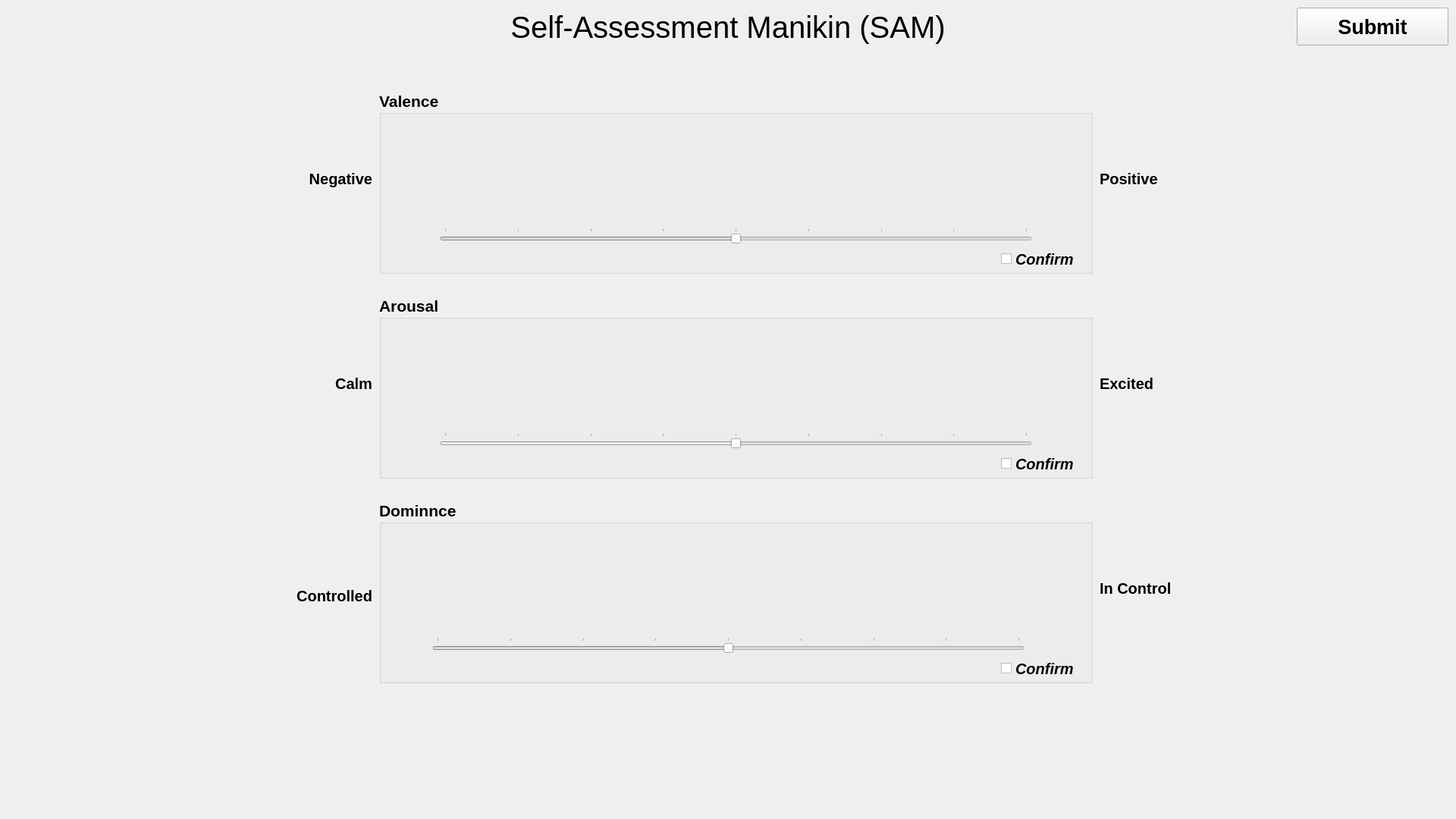
<?xml version="1.0" encoding="UTF-8"?>
<ui version="4.0">
 <class>mainWindow</class>
 <widget class="QMainWindow" name="mainWindow">
  <property name="geometry">
   <rect>
    <x>0</x>
    <y>0</y>
    <width>1920</width>
    <height>1080</height>
   </rect>
  </property>
  <property name="mouseTracking">
   <bool>false</bool>
  </property>
  <property name="windowTitle">
   <string>Affective CCTV GUI</string>
  </property>
  <widget class="QWidget" name="centralwidget">
   <widget class="QPushButton" name="submit_sam_btn">
    <property name="geometry">
     <rect>
      <x>1710</x>
      <y>10</y>
      <width>200</width>
      <height>50</height>
     </rect>
    </property>
    <property name="minimumSize">
     <size>
      <width>200</width>
      <height>50</height>
     </size>
    </property>
    <property name="font">
     <font>
      <pointsize>20</pointsize>
      <weight>75</weight>
      <bold>true</bold>
     </font>
    </property>
    <property name="text">
     <string>Submit</string>
    </property>
   </widget>
   <widget class="QLabel" name="title_label">
    <property name="geometry">
     <rect>
      <x>0</x>
      <y>10</y>
      <width>1920</width>
      <height>51</height>
     </rect>
    </property>
    <property name="font">
     <font>
      <pointsize>30</pointsize>
     </font>
    </property>
    <property name="text">
     <string>Self-Assessment Manikin (SAM)</string>
    </property>
    <property name="alignment">
     <set>Qt::AlignCenter</set>
    </property>
   </widget>
   <widget class="QGroupBox" name="Arousal_GroupBox">
    <property name="geometry">
     <rect>
      <x>500</x>
      <y>390</y>
      <width>941</width>
      <height>241</height>
     </rect>
    </property>
    <property name="font">
     <font>
      <pointsize>16</pointsize>
      <weight>75</weight>
      <bold>true</bold>
     </font>
    </property>
    <property name="title">
     <string>Arousal</string>
    </property>
    <widget class="QLabel" name="Arousal_Img_label">
     <property name="geometry">
      <rect>
       <x>20</x>
       <y>40</y>
       <width>901</width>
       <height>141</height>
      </rect>
     </property>
     <property name="text">
      <string/>
     </property>
     <property name="pixmap">
      <pixmap>../resources/sam/SAMarousal.jpg</pixmap>
     </property>
    </widget>
    <widget class="QCheckBox" name="Arousal_checkBox">
     <property name="geometry">
      <rect>
       <x>820</x>
       <y>210</y>
       <width>111</width>
       <height>23</height>
      </rect>
     </property>
     <property name="font">
      <font>
       <pointsize>15</pointsize>
       <weight>75</weight>
       <italic>true</italic>
       <bold>true</bold>
      </font>
     </property>
     <property name="text">
      <string>Confirm</string>
     </property>
    </widget>
    <widget class="QSlider" name="Arousal_Slider">
     <property name="geometry">
      <rect>
       <x>80</x>
       <y>180</y>
       <width>781</width>
       <height>21</height>
      </rect>
     </property>
     <property name="baseSize">
      <size>
       <width>0</width>
       <height>0</height>
      </size>
     </property>
     <property name="palette">
      <palette>
       <active>
        <colorrole role="Highlight">
         <brush brushstyle="SolidPattern">
          <color alpha="255">
           <red>186</red>
           <green>189</green>
           <blue>182</blue>
          </color>
         </brush>
        </colorrole>
       </active>
       <inactive>
        <colorrole role="Highlight">
         <brush brushstyle="SolidPattern">
          <color alpha="255">
           <red>211</red>
           <green>215</green>
           <blue>207</blue>
          </color>
         </brush>
        </colorrole>
       </inactive>
       <disabled>
        <colorrole role="Highlight">
         <brush brushstyle="SolidPattern">
          <color alpha="255">
           <red>145</red>
           <green>145</green>
           <blue>145</blue>
          </color>
         </brush>
        </colorrole>
       </disabled>
      </palette>
     </property>
     <property name="font">
      <font>
       <pointsize>16</pointsize>
       <weight>75</weight>
       <bold>true</bold>
      </font>
     </property>
     <property name="mouseTracking">
      <bool>false</bool>
     </property>
     <property name="minimum">
      <number>-4</number>
     </property>
     <property name="maximum">
      <number>4</number>
     </property>
     <property name="pageStep">
      <number>1</number>
     </property>
     <property name="value">
      <number>0</number>
     </property>
     <property name="orientation">
      <enum>Qt::Horizontal</enum>
     </property>
     <property name="invertedAppearance">
      <bool>false</bool>
     </property>
     <property name="invertedControls">
      <bool>false</bool>
     </property>
     <property name="tickPosition">
      <enum>QSlider::TicksAbove</enum>
     </property>
     <property name="tickInterval">
      <number>1</number>
     </property>
    </widget>
   </widget>
   <widget class="QGroupBox" name="Valence_GroupBox">
    <property name="geometry">
     <rect>
      <x>500</x>
      <y>120</y>
      <width>941</width>
      <height>241</height>
     </rect>
    </property>
    <property name="font">
     <font>
      <pointsize>16</pointsize>
      <weight>75</weight>
      <bold>true</bold>
     </font>
    </property>
    <property name="title">
     <string>Valence</string>
    </property>
    <widget class="QLabel" name="Valence_Img_label">
     <property name="geometry">
      <rect>
       <x>20</x>
       <y>40</y>
       <width>901</width>
       <height>141</height>
      </rect>
     </property>
     <property name="text">
      <string/>
     </property>
     <property name="pixmap">
      <pixmap>../resources/sam/SAMpleasure.jpg</pixmap>
     </property>
    </widget>
    <widget class="QCheckBox" name="Valence_checkBox">
     <property name="geometry">
      <rect>
       <x>820</x>
       <y>210</y>
       <width>101</width>
       <height>23</height>
      </rect>
     </property>
     <property name="font">
      <font>
       <pointsize>15</pointsize>
       <weight>75</weight>
       <italic>true</italic>
       <bold>true</bold>
      </font>
     </property>
     <property name="text">
      <string>Confirm</string>
     </property>
    </widget>
    <widget class="QSlider" name="Valence_Slider">
     <property name="geometry">
      <rect>
       <x>80</x>
       <y>180</y>
       <width>781</width>
       <height>21</height>
      </rect>
     </property>
     <property name="sizePolicy">
      <sizepolicy hsizetype="Expanding" vsizetype="Fixed">
       <horstretch>2</horstretch>
       <verstretch>0</verstretch>
      </sizepolicy>
     </property>
     <property name="minimumSize">
      <size>
       <width>0</width>
       <height>0</height>
      </size>
     </property>
     <property name="sizeIncrement">
      <size>
       <width>0</width>
       <height>0</height>
      </size>
     </property>
     <property name="baseSize">
      <size>
       <width>0</width>
       <height>0</height>
      </size>
     </property>
     <property name="palette">
      <palette>
       <active>
        <colorrole role="Highlight">
         <brush brushstyle="SolidPattern">
          <color alpha="255">
           <red>186</red>
           <green>189</green>
           <blue>182</blue>
          </color>
         </brush>
        </colorrole>
       </active>
       <inactive>
        <colorrole role="Highlight">
         <brush brushstyle="SolidPattern">
          <color alpha="255">
           <red>186</red>
           <green>189</green>
           <blue>182</blue>
          </color>
         </brush>
        </colorrole>
       </inactive>
       <disabled>
        <colorrole role="Highlight">
         <brush brushstyle="SolidPattern">
          <color alpha="255">
           <red>145</red>
           <green>145</green>
           <blue>145</blue>
          </color>
         </brush>
        </colorrole>
       </disabled>
      </palette>
     </property>
     <property name="font">
      <font>
       <pointsize>16</pointsize>
       <weight>50</weight>
       <bold>false</bold>
       <kerning>true</kerning>
      </font>
     </property>
     <property name="mouseTracking">
      <bool>false</bool>
     </property>
     <property name="focusPolicy">
      <enum>Qt::NoFocus</enum>
     </property>
     <property name="autoFillBackground">
      <bool>false</bool>
     </property>
     <property name="styleSheet">
      <string notr="true"/>
     </property>
     <property name="minimum">
      <number>-4</number>
     </property>
     <property name="maximum">
      <number>4</number>
     </property>
     <property name="pageStep">
      <number>1</number>
     </property>
     <property name="value">
      <number>0</number>
     </property>
     <property name="orientation">
      <enum>Qt::Horizontal</enum>
     </property>
     <property name="invertedAppearance">
      <bool>false</bool>
     </property>
     <property name="invertedControls">
      <bool>false</bool>
     </property>
     <property name="tickPosition">
      <enum>QSlider::TicksAbove</enum>
     </property>
     <property name="tickInterval">
      <number>1</number>
     </property>
    </widget>
   </widget>
   <widget class="QGroupBox" name="Dominance_GroupBox">
    <property name="geometry">
     <rect>
      <x>500</x>
      <y>660</y>
      <width>941</width>
      <height>241</height>
     </rect>
    </property>
    <property name="font">
     <font>
      <pointsize>16</pointsize>
      <weight>75</weight>
      <bold>true</bold>
     </font>
    </property>
    <property name="title">
     <string>Dominnce</string>
    </property>
    <widget class="QLabel" name="Dominance_Img_label">
     <property name="geometry">
      <rect>
       <x>20</x>
       <y>40</y>
       <width>911</width>
       <height>141</height>
      </rect>
     </property>
     <property name="text">
      <string/>
     </property>
     <property name="pixmap">
      <pixmap>../resources/sam/SAMdominance.jpg</pixmap>
     </property>
    </widget>
    <widget class="QCheckBox" name="Dominance_checkBox">
     <property name="geometry">
      <rect>
       <x>820</x>
       <y>210</y>
       <width>111</width>
       <height>23</height>
      </rect>
     </property>
     <property name="font">
      <font>
       <pointsize>15</pointsize>
       <weight>75</weight>
       <italic>true</italic>
       <bold>true</bold>
      </font>
     </property>
     <property name="text">
      <string>Confirm</string>
     </property>
    </widget>
    <widget class="QSlider" name="Dominance_Slider">
     <property name="geometry">
      <rect>
       <x>70</x>
       <y>180</y>
       <width>781</width>
       <height>21</height>
      </rect>
     </property>
     <property name="baseSize">
      <size>
       <width>0</width>
       <height>0</height>
      </size>
     </property>
     <property name="palette">
      <palette>
       <active>
        <colorrole role="Highlight">
         <brush brushstyle="SolidPattern">
          <color alpha="255">
           <red>186</red>
           <green>189</green>
           <blue>182</blue>
          </color>
         </brush>
        </colorrole>
       </active>
       <inactive>
        <colorrole role="Highlight">
         <brush brushstyle="SolidPattern">
          <color alpha="255">
           <red>186</red>
           <green>189</green>
           <blue>182</blue>
          </color>
         </brush>
        </colorrole>
       </inactive>
       <disabled>
        <colorrole role="Highlight">
         <brush brushstyle="SolidPattern">
          <color alpha="255">
           <red>145</red>
           <green>145</green>
           <blue>145</blue>
          </color>
         </brush>
        </colorrole>
       </disabled>
      </palette>
     </property>
     <property name="font">
      <font>
       <pointsize>16</pointsize>
       <weight>75</weight>
       <bold>true</bold>
      </font>
     </property>
     <property name="mouseTracking">
      <bool>false</bool>
     </property>
     <property name="minimum">
      <number>-4</number>
     </property>
     <property name="maximum">
      <number>4</number>
     </property>
     <property name="pageStep">
      <number>1</number>
     </property>
     <property name="value">
      <number>0</number>
     </property>
     <property name="orientation">
      <enum>Qt::Horizontal</enum>
     </property>
     <property name="invertedAppearance">
      <bool>false</bool>
     </property>
     <property name="invertedControls">
      <bool>false</bool>
     </property>
     <property name="tickPosition">
      <enum>QSlider::TicksAbove</enum>
     </property>
     <property name="tickInterval">
      <number>1</number>
     </property>
    </widget>
   </widget>
   <widget class="QLabel" name="explain_label_1">
    <property name="geometry">
     <rect>
      <x>400</x>
      <y>220</y>
      <width>91</width>
      <height>31</height>
     </rect>
    </property>
    <property name="font">
     <font>
      <pointsize>15</pointsize>
      <weight>75</weight>
      <bold>true</bold>
      <underline>false</underline>
     </font>
    </property>
    <property name="text">
     <string>Negative</string>
    </property>
    <property name="alignment">
     <set>Qt::AlignRight|Qt::AlignTrailing|Qt::AlignVCenter</set>
    </property>
   </widget>
   <widget class="QLabel" name="explain_label_2">
    <property name="geometry">
     <rect>
      <x>1450</x>
      <y>220</y>
      <width>91</width>
      <height>31</height>
     </rect>
    </property>
    <property name="font">
     <font>
      <pointsize>15</pointsize>
      <weight>75</weight>
      <bold>true</bold>
      <underline>false</underline>
     </font>
    </property>
    <property name="text">
     <string>Positive</string>
    </property>
   </widget>
   <widget class="QLabel" name="explain_label_3">
    <property name="geometry">
     <rect>
      <x>400</x>
      <y>490</y>
      <width>91</width>
      <height>31</height>
     </rect>
    </property>
    <property name="font">
     <font>
      <pointsize>15</pointsize>
      <weight>75</weight>
      <bold>true</bold>
      <underline>false</underline>
     </font>
    </property>
    <property name="text">
     <string>Calm</string>
    </property>
    <property name="alignment">
     <set>Qt::AlignRight|Qt::AlignTrailing|Qt::AlignVCenter</set>
    </property>
   </widget>
   <widget class="QLabel" name="explain_label_4">
    <property name="geometry">
     <rect>
      <x>1450</x>
      <y>490</y>
      <width>91</width>
      <height>31</height>
     </rect>
    </property>
    <property name="font">
     <font>
      <pointsize>15</pointsize>
      <weight>75</weight>
      <bold>true</bold>
      <underline>false</underline>
     </font>
    </property>
    <property name="text">
     <string>Excited</string>
    </property>
   </widget>
   <widget class="QLabel" name="explain_label_5">
    <property name="geometry">
     <rect>
      <x>380</x>
      <y>770</y>
      <width>111</width>
      <height>31</height>
     </rect>
    </property>
    <property name="font">
     <font>
      <pointsize>15</pointsize>
      <weight>75</weight>
      <bold>true</bold>
      <underline>false</underline>
     </font>
    </property>
    <property name="text">
     <string>Controlled</string>
    </property>
    <property name="alignment">
     <set>Qt::AlignRight|Qt::AlignTrailing|Qt::AlignVCenter</set>
    </property>
   </widget>
   <widget class="QLabel" name="explain_label_6">
    <property name="geometry">
     <rect>
      <x>1450</x>
      <y>760</y>
      <width>111</width>
      <height>31</height>
     </rect>
    </property>
    <property name="font">
     <font>
      <pointsize>15</pointsize>
      <weight>75</weight>
      <bold>true</bold>
      <underline>false</underline>
     </font>
    </property>
    <property name="text">
     <string>In Control</string>
    </property>
   </widget>
   <zorder>title_label</zorder>
   <zorder>submit_sam_btn</zorder>
   <zorder>Arousal_GroupBox</zorder>
   <zorder>Valence_GroupBox</zorder>
   <zorder>Dominance_GroupBox</zorder>
   <zorder>explain_label_1</zorder>
   <zorder>explain_label_2</zorder>
   <zorder>explain_label_3</zorder>
   <zorder>explain_label_4</zorder>
   <zorder>explain_label_5</zorder>
   <zorder>explain_label_6</zorder>
  </widget>
 </widget>
 <resources/>
 <connections/>
</ui>
